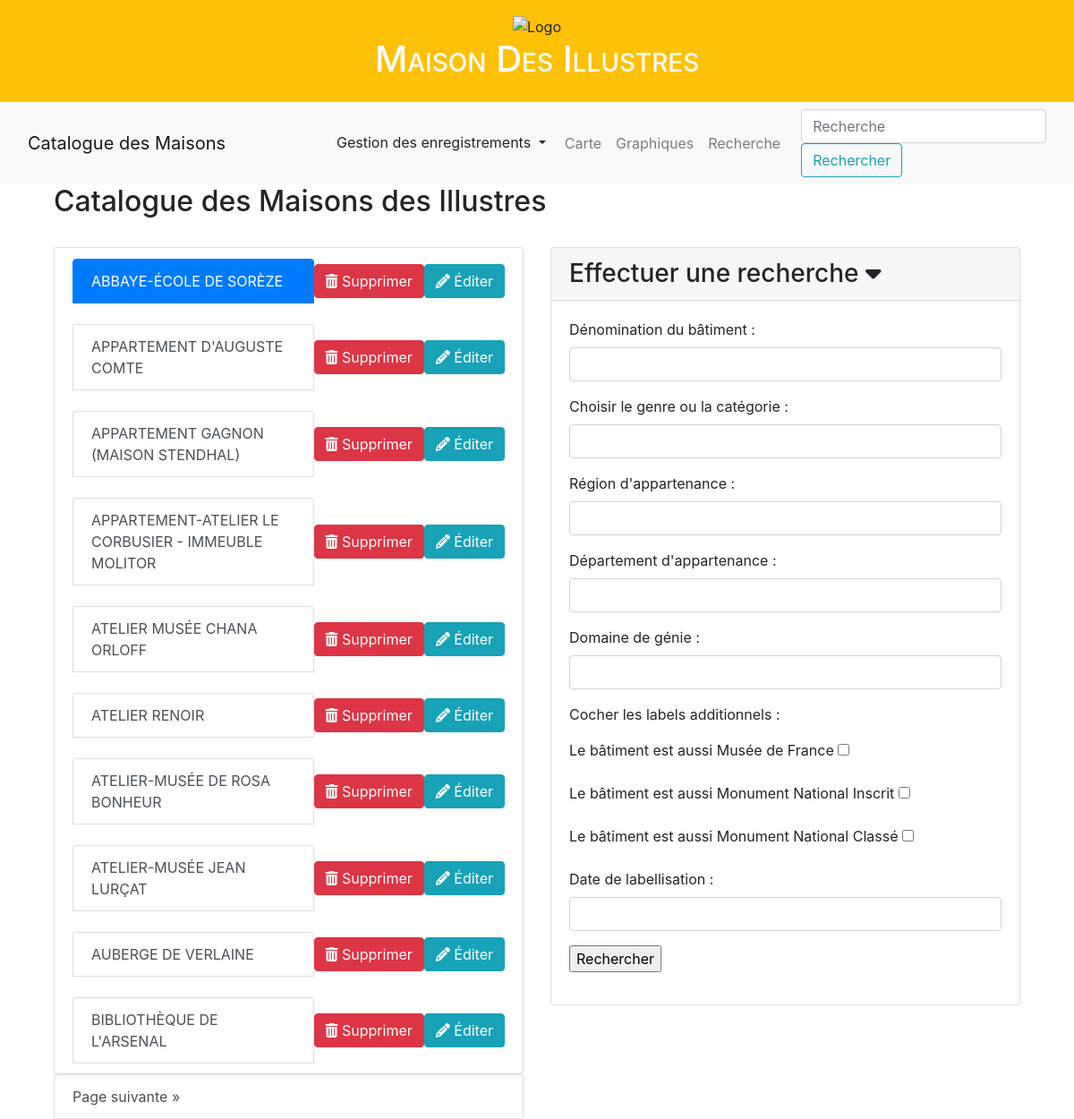
Page /maisons on the committed database.
### appli/app/models/data.py (models this page shows, shortened)
class Maisons(db.Model):
    __tablename__ = "maisons"
    id = db.Column(db.String(500), primary_key=True)
    denomination = db.Column(db.String(45))
    code_postal = db.Column(db.String(5))
    dpmt = db.Column(db.String(45))
    region = db.Column(db.String(45))
    adresse = db.Column(db.String(45))
    commune = db.Column(db.String(45))
    code_INSEE = db.Column(db.String(5))
    pays = db.Column(db.String(45))
    date_label = db.Column(db.Integer)
    latitude = db.Column(db.Float)
    longitude = db.Column(db.Float)
    museeFrance = db.Column(db.Boolean)
    monumentsInscrits = db.Column(db.Boolean)
    monumentsClasses = db.Column(db.Boolean)
    nombreSPR = db.Column(db.Integer, nullable=True)
    type = db.Column(db.Enum(Domaine))
    idWikidata = db.Column(
        db.String(20),
        db.ForeignKey('personnes.idWikidata'))

### appli/app/routes/generales.py (the view)
@app.route("/", methods=['GET', 'POST'])
@app.route("/maisons", methods=['GET', 'POST'])
@app.route("/maisons/<int:page>", methods=['GET', 'POST'])
def maisons(page=1):
    form=Recherche()
    donnees = Maisons.query.order_by(Maisons.denomination).paginate(page=page, per_page=app.config["MAISONS_PER_PAGE"])
    return render_template("pages/liste.html",
        sous_titre="Liste des maisons",
        donnees=donnees,
        form=form)

### appli/app/models/formulaires.py
class Recherche(FlaskForm):
    denomination =  StringField("denomination", validators=[])
    type =  SelectField("type", choices=[], validators = [])
    region = SelectField("region", choices=[], validators=[])
    departement = SelectField("departement", choices=[])
    genre = SelectField("genre", choices=[], validators=[])
    museeFrance =  BooleanField("musee_france", default=False)
    monumentsInscrits =  BooleanField("monuments_inscrits", default=False)
    monumentsClasses =  BooleanField("monuments_classes", default=False)
    date_label = SelectField("date_label", choices=[], validators=[])

### appli/app/templates/pages/liste.html (shortened to what this page needs)
{% extends "partials/conteneur.html" %}
{% block body %}
<section class="padding-lg">
    <div class="container">
        <div class="row heading heading-icon">
            <div class="col-12">
                <h2>Catalogue des Maisons des Illustres</h2>
            </div>
        </div>
        <br>
        <div class="row">
            <div class="col-md-6">
                <div class="list-group" id="list-tab" role="tablist">
                    <ul class="list-group">
                        {% for maisons in donnees.items %}
                            <li class="list-group-item d-flex justify-content-between align-items-center">
                                <a class="list-group-item list-group-item-action {% if loop.index == 1 %}active{% endif %}"
                                   href="{{ url_for('info_maisons', nom_maisons=maisons.denomination)}}" role="tab"
                                   aria-controls="{{maisons.denomination}}">
                                   {{maisons.denomination}}
                                </a>
                                <div class="btn-group btn-group-sm">
                                    <form action="{{ url_for('sup_maison', nom_maison=maisons.denomination) }}" method="post" class="del-component">
                                        <button class="btn btn-danger" type="submit">
                                            <i class="fa fa-trash"></i> Supprimer
                                        </button>
                                    </form>
                                </div>
                                <div class="btn-group btn-group-sm">
                                    <a href="{{ url_for('update_maisons', nom_maison=maisons.denomination) }}">
                                        <button class="btn btn-info" type="submit">
                                            <i class="fa fa-pencil"></i> Éditer
                                        </button>
                                    </a>
                                </div>
                            </li>
                        {% endfor %}
                    </ul>
                    {% if donnees.next_num %}
                        <a class="list-group-item list-group-item-action btn btn-outline-dark{% if donnees.page == donnees.pages %} disabled{% endif %}"
                           id="list-list-next" href="{{ url_for('maisons', page=donnees.next_num) }}">
                            Page suivante &raquo;
                        </a>
                    {% endif %}
                </div>
            </div>
            <div class="col-md-6">
                <div class="card">
                    <h3 class="card-header" data-toggle="collapse" data-target="#collapseExample" aria-expanded="false" aria-controls="collapseExample">
                        Effectuer une recherche <i class="fa-solid fa-caret-down"></i>
                    </h3>
                    <div class="collapse show" id="collapseExample">
                        <div class="card-body">
                            {% include "partials/formulaires/recherche.html" %}
                        </div>
                    </div>
                </div>
            </div>
        </div>
    </div>
</section>
{%endblock%}

### rows in the picture
Maisons: denomination "ABBAYE-ÉCOLE DE SORÈZE"
Maisons: denomination "APPARTEMENT D'AUGUSTE COMTE"
Maisons: denomination "APPARTEMENT GAGNON (MAISON STENDHAL)"
Maisons: denomination "APPARTEMENT-ATELIER LE CORBUSIER - IMMEUBLE MOLITOR"
Maisons: denomination "ATELIER MUSÉE CHANA ORLOFF"
Maisons: denomination "ATELIER RENOIR"
Maisons: denomination "ATELIER-MUSÉE DE ROSA BONHEUR"
Maisons: denomination "ATELIER-MUSÉE JEAN LURÇAT"
Maisons: denomination "AUBERGE DE VERLAINE"
Maisons: denomination "BIBLIOTHÈQUE DE L'ARSENAL"
